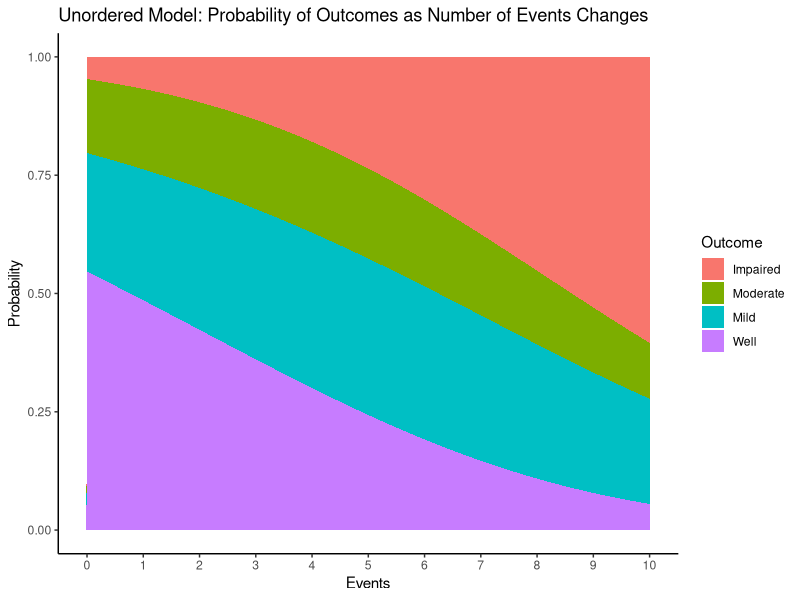
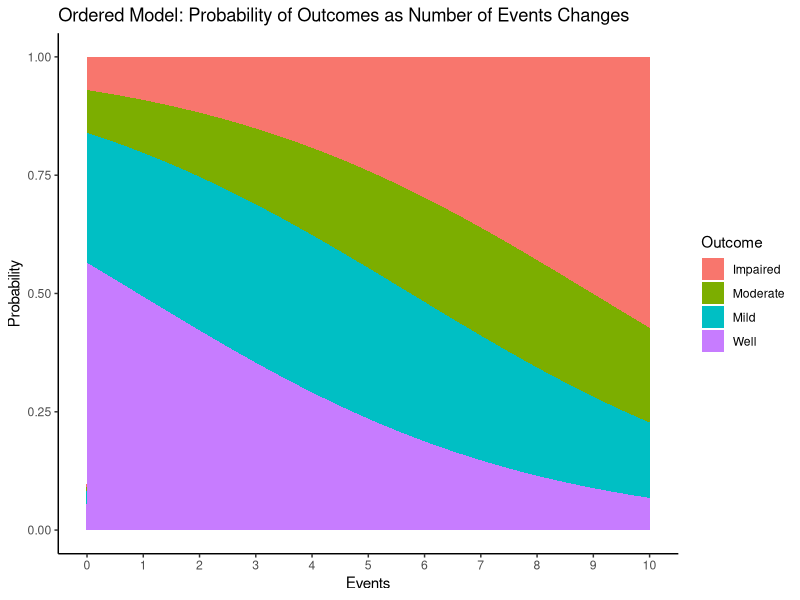
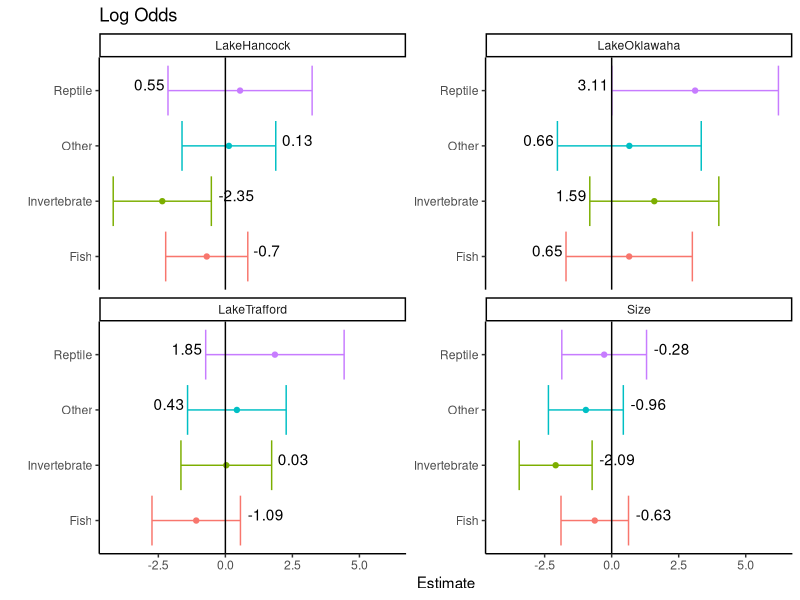

These charts were generated, in order, by the following R code:
## ---- chunk 1
library(tidyverse)
library(MASS)
library(lmtest)
library(nnet)


orderImpair <- c("Impaired", "Moderate", "Mild", "Well")
impairDF <- read_tsv("./mentalimpairment-data.txt", col_types="icii") %>%
    mutate(Impairment=factor(Impairment, levels=orderImpair))
allDF <- read_tsv("./alligatorfood-data.txt", col_types="cciiiiii") %>%
    gather(key="Prey", value="Count", Fish:Other) %>%
    slice(unlist(mapply(function(x, y) rep(x, y), 1:n(), Count))) %>%
    dplyr::select(-Count)
## ---- chunk 2
modelImpFull <- multinom(Impairment ~ SES + Events, data=impairDF, trace=F)
modelImpSES <- multinom(Impairment ~ SES, data=impairDF, trace=F)
modelImpEVT <- multinom(Impairment ~ Events, data=impairDF, trace=F)
lrtest(modelImpEVT, modelImpFull)
lrtest(modelImpSES, modelImpFull)

finalModel <- modelImpEVT
## ---- chunk 3
(jPred <- finalModel %>%
    predict(data.frame(SES=0, Events=7), type="probs") %>%
    round(4))
## ---- chunk 4
data.frame(Events=seq(0, 10, by=.1)) %>%
    cbind(predict(finalModel, ., type="probs")) %>%
    gather(key="Outcome", value="Probability", Impaired:Well) %>%
    mutate(Outcome=factor(Outcome, levels=orderImpair)) %>%
    ggplot(aes(x=Events, y=Probability, group=Outcome, fill=Outcome)) +
    geom_area() +
    theme_classic() +
    scale_x_continuous(breaks=0:10) +
    ggtitle("Unordered Model: Probability of Outcomes as Number of Events Changes")

## ---- chunk 5
modelPImpFull <- polr(Impairment ~ SES + Events, data=impairDF, Hess=TRUE)
modelPImpSES <- polr(Impairment ~ SES, data=impairDF, Hess=TRUE)
modelPImpEVT <- polr(Impairment ~ Events, data=impairDF, Hess=TRUE)
lrtest(modelPImpEVT, modelPImpFull)
lrtest(modelPImpSES, modelPImpFull)

finalPModel <- modelPImpEVT
## ---- chunk 6
(jPPred <- finalPModel %>%
    predict(data.frame(SES=0, Events=7), type="probs") %>%
    round(4))
## ---- chunk 7
data.frame(Events=seq(0, 10, by=.1)) %>%
    cbind(predict(finalPModel, ., type="probs")) %>%
    gather(key="Outcome", value="Probability", Impaired:Well) %>%
    mutate(Outcome=factor(Outcome, levels=orderImpair)) %>%
    ggplot(aes(x=Events, y=Probability, group=Outcome, fill=Outcome)) +
    geom_area() +
    theme_classic() +
    scale_x_continuous(breaks=0:10) +
    ggtitle("Ordered Model: Probability of Outcomes as Number of Events Changes")

## ---- chunk 8
models <- list(
    lake = Prey ~ Lake,
    gender = Prey ~ Gender,
    size = Prey ~ Size,
    `lake+gender` = Prey ~ Lake + Gender,
    `lake+size` = Prey ~ Lake + Size,
    `gender+size` = Prey ~ Gender + Size,
    `lake+gender+size` = Prey ~ Lake + Gender + Size
)

cat("AIC for all models")
modelList <- lapply(models, function(f){
    multinom(f, data=allDF, trace=F)})
sapply(modelList, AIC)
cat("\n")
lrtest(modelList$`lake+size`, modelList$`lake+gender+size`)

extractCoeffs <- function(fittedmodel, logodds=FALSE){
    coeff <- coef(fittedmodel) %>%
        as.data.frame %>%
        mutate(Outcome=row.names(.)) %>%
        gather(key=Coefficient, value=Estimate, -Outcome) %>%
        mutate(lower=c(t(confint(fittedmodel)[,1,]))) %>%
        mutate(upper=c(t(confint(fittedmodel)[,2,])))
    if(!logodds){
        coeff <- coeff %>%
            mutate_if(is.numeric, exp)
    }
    return(coeff)
}

finalModel <- multinom(Prey ~ Lake + Size, data=allDF, trace=FALSE)

pReptile <- finalModel %>%
    predict(data.frame(Lake="Trafford",Gender="Male",Size=1), type="probs") %>%
    .["Reptile"] %>% round(4)
## ---- chunk 9
extractCoeffs(finalModel, T) %>%
    filter(Coefficient!="(Intercept)") %>%
    ggplot(aes(Outcome, Estimate, color = Outcome)) +   
    geom_point() +
    geom_errorbar(aes(ymin=lower, ymax=upper)) +
    facet_wrap(~Coefficient, ncol=2, scales="free_y") +
    geom_abline(intercept = 0, slope=0) +
    labs(x="") +
    coord_flip() +
    guides(color=FALSE) +
    theme_classic() +
    ggtitle("Log Odds") +
    geom_text(aes(
        y=ifelse(Estimate > .2, lower, upper), 
        label=round(Estimate, 2), 
        vjust=0, color=NULL, hjust=ifelse(Estimate > .2, 1.1, -.2)))
